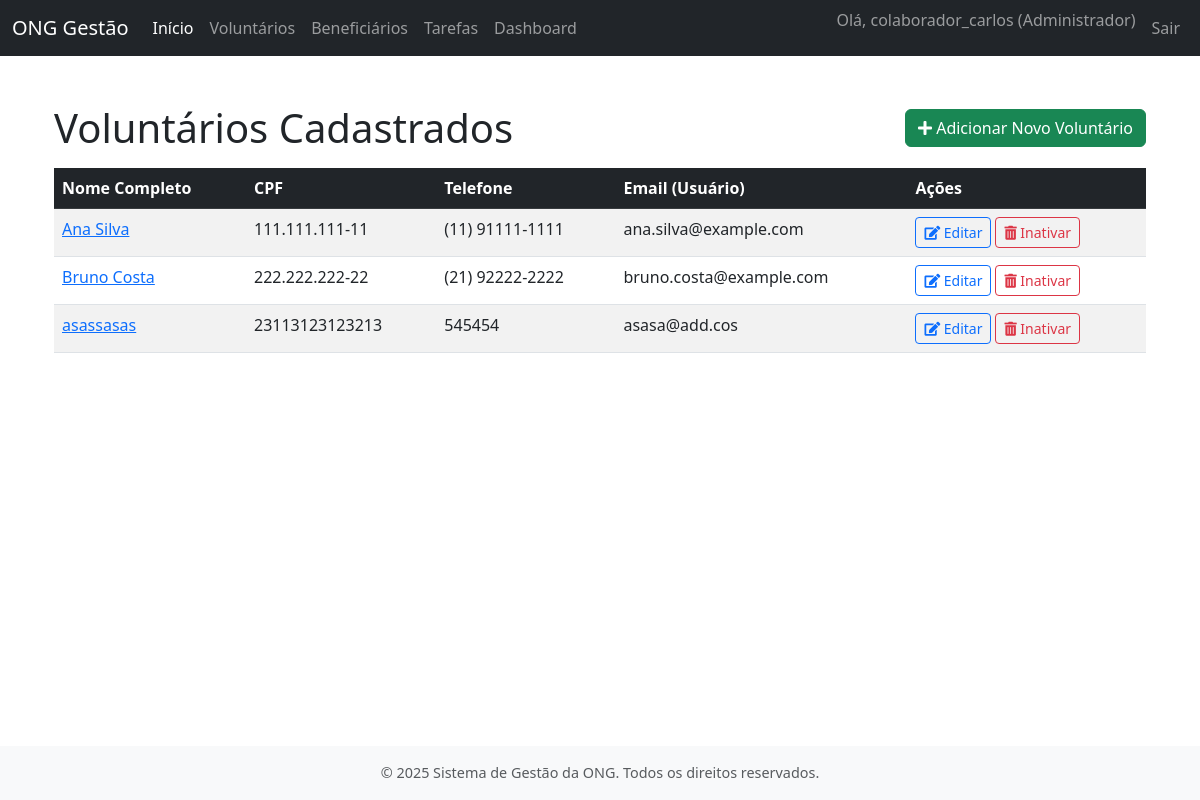
Screenshot of /voluntarios/ (signed in) with the database file from the repository.
### contas/models.py (models this page shows, shortened)
class Usuario(AbstractUser):
    TIPOS_USUARIO = [
        ('ADMIN', 'Administrador'),
        ('COLAB', 'Colaborador'),
    ]
    tipo_usuario = models.CharField(
        max_length=5,
        choices=TIPOS_USUARIO,
        default='COLAB',
        verbose_name='Tipo de Usuário'
    )
    groups = models.ManyToManyField(
        'auth.Group',
        verbose_name='grupos',
        blank=True,
        help_text='Os grupos aos quais este usuário pertence. Um usuário receberá todas as permissões concedidas a cada um de seus grupos.',
        related_name="usuario_set_contas",  # Nome único para related_name
        related_query_name="usuario_contas",
    )
    user_permissions = models.ManyToManyField(
        'auth.Permission',
        verbose_name='permissões do usuário',
        blank=True,
        help_text='Permissões específicas para este usuário.',
        related_name="usuario_set_contas_perm",  # Nome único para related_name
        related_query_name="usuario_contas_perm",
    )

### voluntarios/models.py (models this page shows, shortened)
class Voluntario(models.Model):
    usuario = models.OneToOneField(
        settings.AUTH_USER_MODEL,
        on_delete=models.CASCADE,
        verbose_name='Usuário',
        help_text='Conta de usuário associada a este voluntário.'
    )
    nome_completo = models.CharField(max_length=255, verbose_name='Nome Completo')
    cpf = models.CharField(max_length=14, unique=True, verbose_name='CPF', help_text='Formato: XXX.XXX.XXX-XX')
    data_nascimento = models.DateField(verbose_name='Data de Nascimento')
    telefone = models.CharField(max_length=20, blank=True, null=True, verbose_name='Telefone Celular', help_text='Formato: (XX) XXXXX-XXXX')
    endereco = models.TextField(blank=True, null=True, verbose_name='Endereço Completo')
    areas_interesse = models.TextField(blank=True, null=True, verbose_name='Áreas de Interesse', help_text='Descreva as áreas em que o voluntário tem interesse em atuar.')
    disponibilidade = models.TextField(blank=True, null=True, verbose_name='Disponibilidade', help_text='Ex: Segundas e Quartas à tarde, Finais de semana.')
    data_cadastro = models.DateTimeField(auto_now_add=True, verbose_name='Data de Cadastro')
    ativo = models.BooleanField(default=True, verbose_name='Ativo')
    class Meta:
        verbose_name = 'Voluntário'
        verbose_name_plural = 'Voluntários'
        ordering = ['nome_completo']

### voluntarios/views.py (the view)
# urls.py: path('', views.listar_voluntarios, name='listar_voluntarios'),
@login_required
def listar_voluntarios(request):
    voluntarios = Voluntario.objects.filter(ativo=True).order_by('nome_completo')
    contexto = {
        'voluntarios': voluntarios,
        'titulo_pagina': 'Voluntários Cadastrados'
    }
    return render(request, 'voluntarios/listar_voluntarios.html', contexto)

### voluntarios/templates/voluntarios/listar_voluntarios.html (shortened to what this page needs)
{% extends "core/base.html" %}
{% block content %}
<div class="container mt-4">
    <div class="d-flex flex-column flex-md-row justify-content-md-between align-items-md-center mb-3">
        <h1 class="mb-2 mb-md-0">{{ titulo_pagina }}</h1>
        <a href="{% url 'voluntarios:cadastrar_voluntario' %}" class="btn btn-success align-self-start align-self-md-auto">
            <i class="fas fa-plus"></i> Adicionar Novo Voluntário
        </a>
    </div>
    {% if voluntarios %}
        <div class="table-responsive">
            <table class="table table-striped table-hover">
                <thead class="table-dark">
                    <tr>
                        <th>Nome Completo</th>
                        <th>CPF</th>
                        <th>Telefone</th>
                        <th>Email (Usuário)</th>
                        <th>Ações</th>
                    </tr>
                </thead>
                <tbody>
                    {% for voluntario in voluntarios %}
                    <tr>
                        <td>
                            <a href="{% url 'voluntarios:detalhar_voluntario' voluntario.id %}">
                                {{ voluntario.nome_completo }}
                            </a>
                        </td>
                        <td>{{ voluntario.cpf|default:"Não informado" }}</td>
                        <td>{{ voluntario.telefone|default:"Não informado" }}</td>
                        <td>{{ voluntario.usuario.email|default:"Não informado" }}</td>
                        <td>
                            <div class="d-flex flex-column flex-md-row">
                                <a href="{% url 'voluntarios:editar_voluntario' voluntario.id %}" class="btn btn-sm btn-outline-primary mb-1 mb-md-0 me-md-1" title="Editar">
                                    <i class="fas fa-edit"></i> Editar
                                </a>
                                <a href="{% url 'voluntarios:excluir_voluntario' voluntario.id %}" class="btn btn-sm btn-outline-danger" title="Inativar">
                                    <i class="fas fa-trash-alt"></i> Inativar
                                </a>
                            </div>
                        </td>
                    </tr>
                    {% endfor %}
                </tbody>
            </table>
        </div>
    {% else %}
        <div class="alert alert-info" role="alert">
            Nenhum voluntário cadastrado ainda.
            <a href="{% url 'voluntarios:cadastrar_voluntario' %}" class="alert-link">Clique aqui para adicionar o primeiro!</a>
        </div>
    {% endif %}
</div>
{% endblock content %}

### core/templates/core/base.html (shortened to what this page needs)
<!DOCTYPE html>
<html lang="pt-br">
  <head>
    <link
      href="https://cdn.jsdelivr.net/npm/bootstrap@5.3.0-alpha1/dist/css/bootstrap.min.css"
      rel="stylesheet"
    />
    <link
      rel="stylesheet"
      href="https://cdnjs.cloudflare.com/ajax/libs/font-awesome/5.15.4/css/all.min.css"
    />
    {% load static %}
    <link rel="stylesheet" href="{% static 'core/css/estilos.css' %}" />
  </head>
  <body>
    <nav class="navbar navbar-expand-lg navbar-dark bg-dark fixed-top">
      <div class="container-fluid">
        <a class="navbar-brand" href="{% url 'core:pagina_inicial' %}"
          >ONG Gestão</a
        >
        <div class="collapse navbar-collapse" id="navbarNav">
          <ul class="navbar-nav me-auto mb-2 mb-lg-0">
            <li class="nav-item">
              <a
                class="nav-link active"
                aria-current="page"
                href="{% url 'core:pagina_inicial' %}"
                >Início</a
              >
            </li>
            {% if user.is_authenticated %}
            <li class="nav-item">
              <a class="nav-link" href="{% url 'voluntarios:listar_voluntarios' %}">Voluntários</a>
            </li>
            <li class="nav-item">
              <a class="nav-link" href="{% url 'beneficiarios:listar_beneficiarios' %}">Beneficiários</a>
            </li>
            <li class="nav-item">
              <a class="nav-link" href="{% url 'tarefas:listar_tarefas' %}">Tarefas</a>
            </li>
            <li class="nav-item">
              <a class="nav-link" href="{% url 'dashboard:painel_principal' %}">Dashboard</a>
            </li>
            {% endif %}
          </ul>
          <ul class="navbar-nav">
            {% if user.is_authenticated %}
            <li class="nav-item">
              <span class="navbar-text me-2">
                Olá, {{ user.username }} ({{ user.get_tipo_usuario_display }})
              </span>
            </li>
            <li class="nav-item">
              <a class="nav-link" href="{% url 'contas:logout' %}">Sair</a>
            </li>
            {% else %}
            <li class="nav-item">
              <a class="nav-link" href="{% url 'contas:login' %}">Entrar</a>
            </li>
            {% endif %}
          </ul>
        </div>
      </div>
    </nav>
    <main class="main-content container mt-4 mb-4">
       {% block content %}{% endblock content %}
    </main>
    <footer class="footer mt-auto py-3 bg-light">
      <div class="container text-center">
        <span class="text-muted"
          >© {% now "Y" %} Sistema de Gestão da ONG. Todos os direitos
          reservados.</span
        >
      </div>
    </footer>
  </body>
</html>

### core/templates/core/base.html (style rules this page uses)
body { padding-top: 56px; display: flex; flex-direction: column; min-height: 100vh; }
.main-content { flex: 1; }
.footer { background-color: #f8f9fa; padding: 1rem 0; text-align: center; font-size: 0.9rem; color: #6c757d; }

### rows the page displays
Usuario: username "colaborador_carlos", tipo_usuario "Administrador"
Voluntario: nome_completo "Ana Silva", cpf "111.111.111-11", telefone "(11) 91111-1111", usuario.email "ana.silva@example.com"
Voluntario: nome_completo "Bruno Costa", cpf "222.222.222-22", telefone "(21) 92222-2222", usuario.email "bruno.costa@example.com"
Voluntario: nome_completo "asassasas", cpf "23113123123213", telefone "545454", usuario.email "asasa@add.cos"

### other values shown
{{ titulo_pagina }} "Voluntários Cadastrados"
